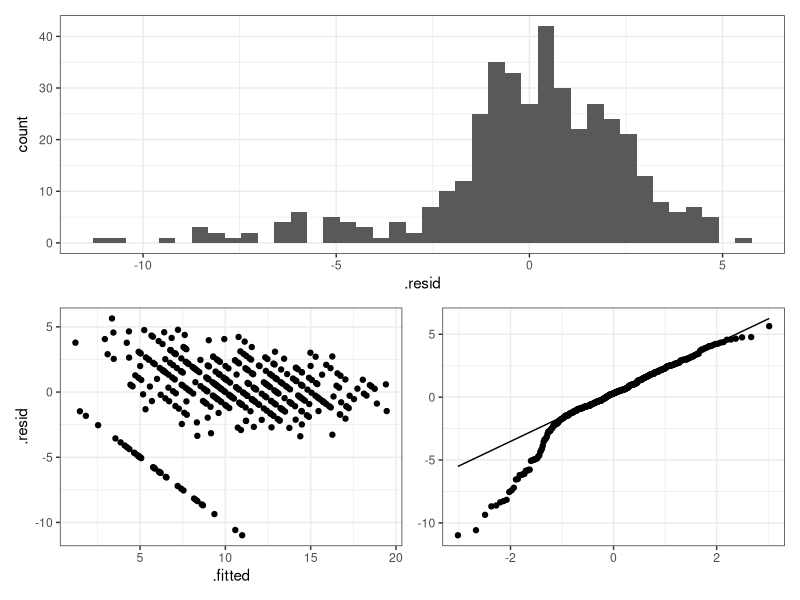
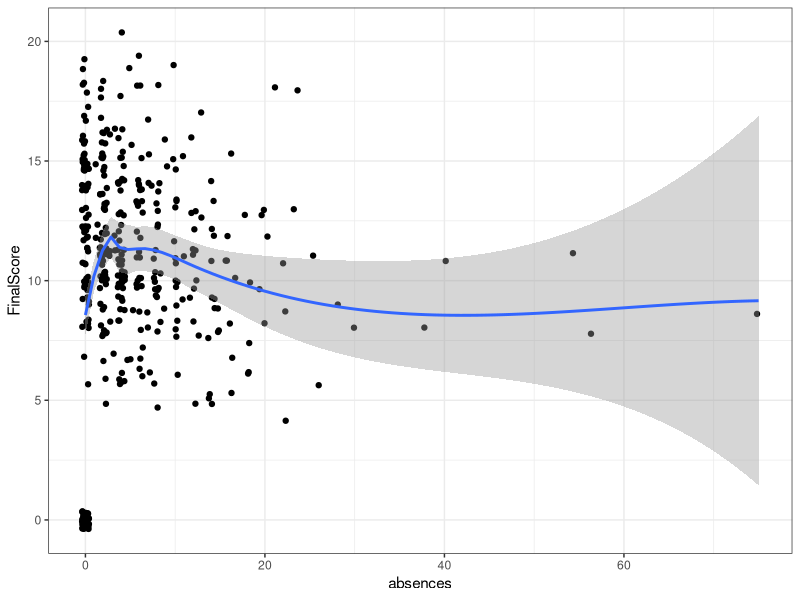
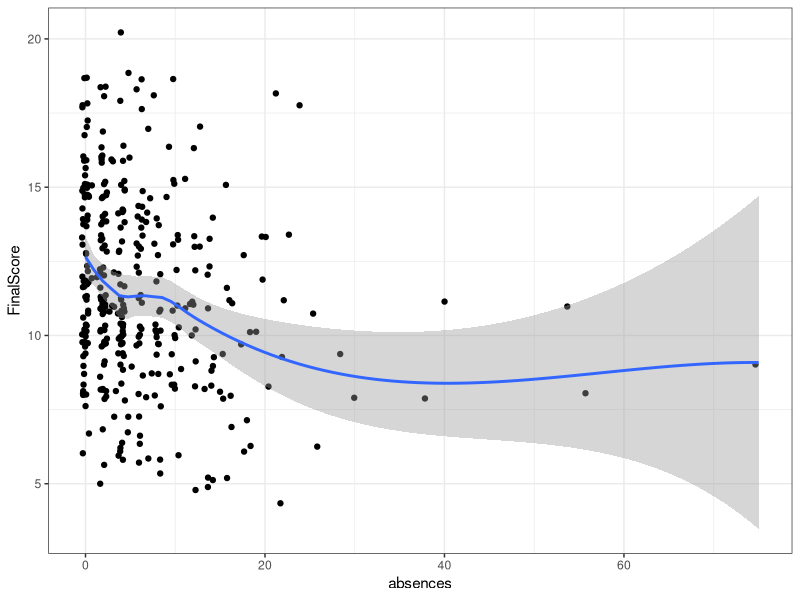

Source code (R) for these figures, in order:
## ---- chunk 1
library(tidyverse)
library(patchwork)
theme_set(theme_bw())
grades <- read_csv("data/Mathematics.csv")
## ---- chunk 2
mod1 <- lm(FinalScore ~ ., data = grades)
summary(mod1)
## ---- chunk 3
plot_diag <- function(df) {
  p1 <- ggplot(df, aes(.resid)) +
    geom_histogram(bins = 40)
  

  p2 <- ggplot(df, aes(.fitted, .resid)) +
    geom_point()

  p3 <- ggplot(df, aes(sample = .resid)) +
    geom_qq_line() +
    geom_qq() +
    labs(x = NULL, y = NULL)
  
  p1 / (p2 + p3)
}

broom::augment(mod1) %>% 
  plot_diag()
## ---- chunk 4
broom::augment(mod1) %>% 
  arrange(.resid) %>% 
  select(FinalScore:G1, .fitted, .resid) %>% 
  head(30) %>% 
  knitr::kable()
## ---- chunk 5
ggplot(grades, aes(absences, FinalScore)) +
  geom_jitter() +
  geom_smooth()

grades %>% 
  filter(FinalScore > 0) %>% 
  ggplot(aes(absences, FinalScore)) +
  geom_jitter() +
  geom_smooth()
## ---- chunk 6
coef(mod1)[["schoolMS"]] + coef(mod1)[["sexM"]]
## ---- chunk 7
coef(mod1)[["G1"]] * 5
## ---- chunk 8
pred_base <- data.frame(
  sex = "M",
  school = "MS",
  age = 17,
  reason = "reputation",
  Walc = 0,
  absences = 50,
  failures = 0,
  G1 = 10
)

first_pred <- predict(mod1, newdata = pred_base)
first_pred
## ---- chunk 9
second_pred <- pred_base %>% 
  mutate(failures = failures + 2) %>% 
  predict(mod1, newdata = .)
second_pred

second_pred - first_pred
## ---- chunk 10
summary(mod1)$r.squared
## ---- chunk 11
confint(mod1)
